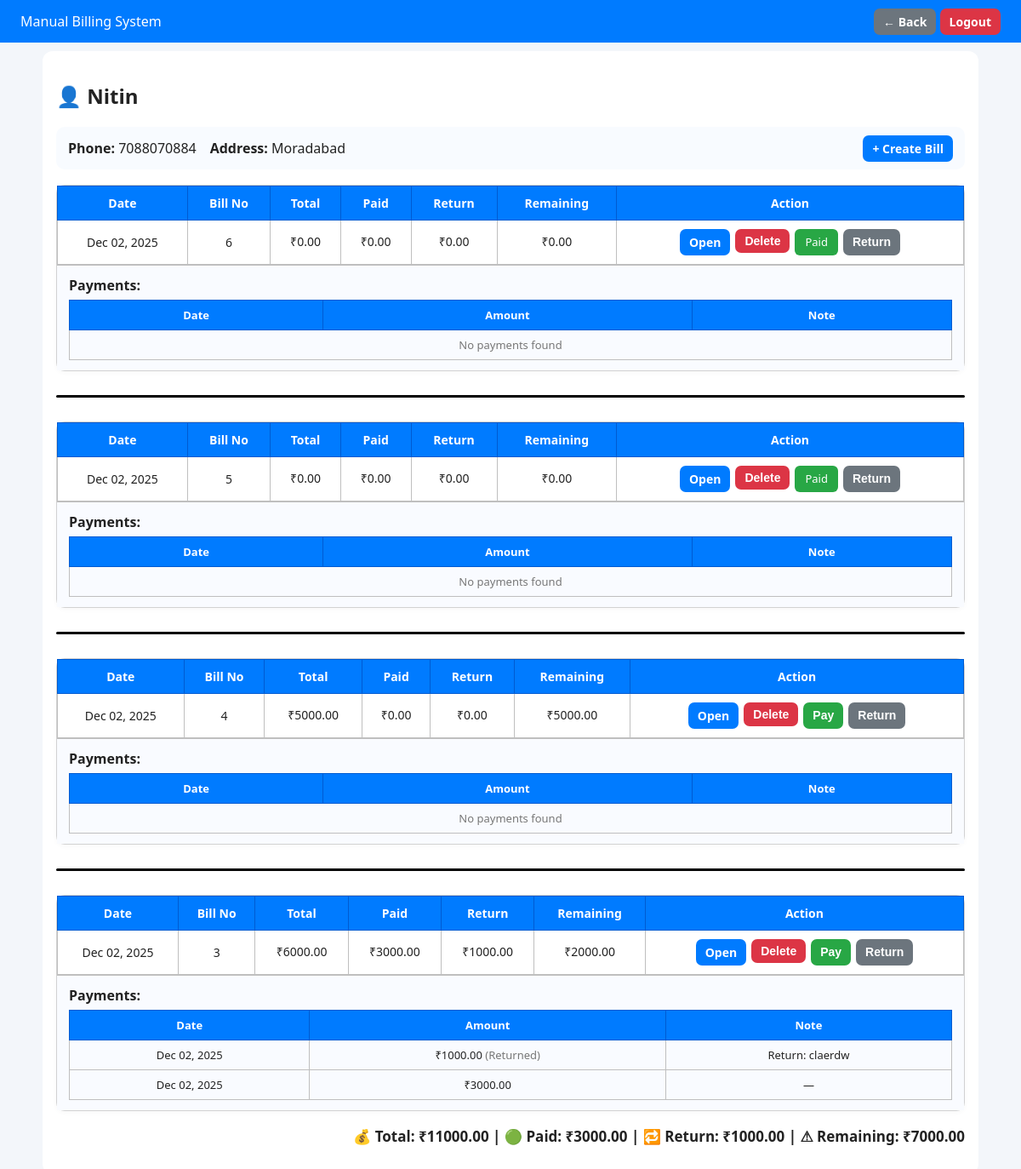
Page /customer/5/ (signed in) on the committed database.
### bills/models.py (models this page shows, shortened)
class Customer(models.Model):
    name = models.CharField(max_length=200, unique=True)
    phone = models.CharField(max_length=15, blank=True, null=True)
    address = models.TextField(blank=True, null=True)
    created_at = models.DateTimeField(auto_now_add=True)
    total_amount = models.DecimalField(max_digits=12, decimal_places=2, default=Decimal('0.00'))
    paid_amount = models.DecimalField(max_digits=12, decimal_places=2, default=Decimal('0.00'))
    remaining_amount = models.DecimalField(max_digits=12, decimal_places=2, default=Decimal('0.00'))
    class Meta:
        ordering = ['name']

class Bill(models.Model):
    customer = models.ForeignKey(Customer, on_delete=models.SET_NULL, null=True, blank=True)
    customer_name = models.CharField(max_length=255, blank=True, null=True)
    phone = models.CharField(max_length=20, blank=True, null=True)
    date = models.DateField(default=timezone.now)
    bill_no = models.IntegerField(default=1)
    packing_qty = models.IntegerField(blank=True, null=True)
    packing_rate = models.DecimalField(max_digits=10, decimal_places=2, blank=True, null=True)
    packing_reason = models.CharField(max_length=255, blank=True, null=True)
    extra_reason = models.CharField(max_length=255, blank=True, null=True)
    extra_amount = models.DecimalField(max_digits=10, decimal_places=2, default=0)
    total_amount = models.DecimalField(max_digits=12, decimal_places=2, default=0)
    paid_amount = models.DecimalField(max_digits=12, decimal_places=2, default=0)
    returned_amount = models.DecimalField(max_digits=12, decimal_places=2, default=0)
    is_paid = models.BooleanField(default=False)
    paid_date = models.DateTimeField(null=True, blank=True)
    paid_by = models.ForeignKey(settings.AUTH_USER_MODEL, null=True, blank=True, on_delete=models.SET_NULL)
    class Meta:
        ordering = ['-date', '-bill_no']

class Payment(models.Model):
    bill = models.ForeignKey(Bill, related_name='payments', on_delete=models.CASCADE)
    amount = models.DecimalField(max_digits=12, decimal_places=2)
    date = models.DateField(default=timezone.now)
    note = models.CharField(max_length=200, blank=True, null=True)

### bills/views.py (the view)
# urls.py: path('customer/<int:customer_id>/', views.customer_detail, name='customer_detail'),
@login_required
def customer_detail(request, customer_id):
    customer = get_object_or_404(Customer, id=customer_id)
    bills_qs = Bill.objects.filter(customer=customer).order_by('-date', '-bill_no')
    bills = []
    total_amt = total_paid = total_return = total_rem = Decimal('0.00')
    for b in bills_qs:
        total = Decimal(str(b.total_amount or 0))
        positive_paid = b.payments.filter(amount__gt=0).aggregate(sum=Sum("amount"))['sum'] or Decimal('0')
        returns_total = abs(b.payments.filter(amount__lt=0).aggregate(sum=Sum("amount"))['sum'] or Decimal('0'))
        remaining = max(total - positive_paid - returns_total, 0)
        b.amount_display = total
        b.paid_display = positive_paid
        b.return_display = returns_total        # 🔥 सही variable
        b.remaining_display = remaining
        bills.append(b)
        total_amt += total
        total_paid += positive_paid
        total_return += returns_total
        total_rem += remaining
    return render(request, "customer_detail.html", {
        "customer": customer,
        "bills": bills,
        "total_amount": total_amt,
        "total_paid": total_paid,
        "total_return": total_return,     # 🔥 summary में भी भेजा
        "total_remaining": total_rem,
    })

### templates/customer_detail.html (shortened to what this page needs)
<!DOCTYPE html>
<html lang="en">
<head>
</head>
<body>
<div class="navbar">
  Manual Billing System
  <div>
    <a href="{% url 'view_customers' %}" class="btn btn-secondary">← Back</a>
    <a href="{% url 'logout' %}" class="btn btn-danger">Logout</a>
  </div>
</div>
<div class="container">
<h2>👤 {{ customer.name }}</h2>
<div class="header-card">
  <div><b>Phone:</b> {{ customer.phone|default:"—" }}</div>
  <div><b>Address:</b> {{ customer.address|default:"—" }}</div>
  <div style="margin-left:auto">
    <a href="{% url 'create_bill' %}?customer={{ customer.name|urlencode }}" class="btn btn-primary">+ Create Bill</a>
  </div>
</div>
{% if bills %}
  {% for b in bills %}
  <div class="bill-card">
    <table class="bill-header-table">
      <thead>
        <tr>
          <th>Date</th>
          <th>Bill No</th>
          <th>Total</th>
          <th>Paid</th>
          <th>Return</th>
          <th>Remaining</th>
          <th>Action</th>
        </tr>
      </thead>
      <tbody>
        <tr>
          <td>{{ b.date|date:"M d, Y" }}</td>
          <td>{{ b.bill_no }}</td>
          <td>₹{{ b.amount_display|floatformat:2 }}</td>
          <td>₹{{ b.paid_display|floatformat:2 }}</td>
          <td>₹{{ b.return_display|floatformat:2 }}</td>
          <td>₹{{ b.remaining_display|floatformat:2 }}</td>
          <td>
            <div class="actions">
              <a href="{% url 'generate_bill' b.id %}" class="btn btn-primary btn-sm">Open</a>
              <form method="post" action="{% url 'delete_bill' b.id %}">
                <button class="btn btn-danger btn-sm" onclick="return confirm('Delete Bill?')">Delete</button>
              </form>
              {% if b.remaining_display > 0 %}
                <button class="btn btn-paid btn-sm" onclick="openPayModal('{{ b.id }}','{{ b.remaining_display }}','{{ b.bill_no }}')">Pay</button>
              {% else %}
                <span class="badge-paid">Paid</span>
              {% endif %}
              <button class="btn btn-secondary btn-sm" onclick="openRefundModal('{{ b.id }}','{{ b.bill_no }}','{{ b.remaining_display }}')">Return</button>
            </div>
          </td>
        </tr>
      </tbody>
    </table>
    <div class="payments-wrap">
      <div class="payments-title">Payments:</div>
      <table class="payments-table">
        <thead>
          <tr><th>Date</th><th>Amount</th><th>Note</th></tr>
        </thead>
        <tbody>
        {% for p in b.payments.all %}
          <tr>
            <td>{{ p.date|date:"M d, Y" }}</td>
            <td>
              {% if p.amount < 0 %}
                ₹{{ p.amount|floatformat:2|cut:"-" }} <span class="muted">(Returned)</span>
              {% else %}
                ₹{{ p.amount|floatformat:2 }}
              {% endif %}
            </td>
            <td>{{ p.note|default:"—" }}</td>
          </tr>
        {% empty %}
          <tr><td colspan="3" class="muted">No payments found</td></tr>
        {% endfor %}
        </tbody>
      </table>
    </div>
  </div>
  {% if not forloop.last %}
    <hr class="bill-divider">
  {% endif %}
  {% endfor %}
  <h3 style="text-align:right; font-size:17px; margin-top:12px">
    💰 Total: ₹{{ total_amount|floatformat:2 }} |
    🟢 Paid: ₹{{ total_paid|floatformat:2 }} |
    🔁 Return: ₹{{ total_return|floatformat:2 }} |
    ⚠ Remaining: ₹{{ total_remaining|floatformat:2 }}
  </h3>
{% else %}
  <p class="muted">No bills found.</p>
{% endif %}
</div>
</body>
</html>

### templates/customer_detail.html (style rules this page uses)
:root { --blue:#007bff; --danger:#dc3545; --green:#28a745; --muted:#777; --card-bg:#f8fbff; --page-bg:#f3f6fa; }
body { font-family:"Segoe UI"; background:var(--page-bg); margin:0; color:#222 }
.navbar { background:var(--blue); color:#fff; padding:14px 24px; display:flex; justify-content:space-between; align-items:center; flex-wrap:wrap }
.container { width:100%; max-width:1100px; margin:10px auto; background:#fff; border-radius:12px; padding:16px; box-sizing:border-box; }
.header-card { background:var(--card-bg); padding:14px; border-radius:10px; display:flex; gap:16px; flex-wrap:wrap; margin-bottom:18px; }
.bill-card { background:#ffffff; border-radius:10px; border:1px solid #d2d2d2; margin-bottom:18px; box-shadow:0 2px 6px rgba(0,0,0,.03); }
.bill-header-table { width:100%; border-collapse:collapse; }
.bill-header-table thead th { background:var(--blue); color:#fff; padding:10px; text-align:center; font-size:14px; border:1px solid #005bd1; }
.bill-header-table tbody td { border:1px solid #bfbfbf; padding:10px; text-align:center; font-size:14px; }
.bill-header-table tbody td:nth-child(3), .bill-header-table tbody td:nth-child(4), .bill-header-table tbody td:nth-child(5), .bill-header-table tbody td:nth-child(6) { max-width: 72px; word-break: break-word; white-space: normal; line-height: 1.25rem; }
.payments-wrap { background:#f9fbff; border-top:1px solid #bfbfbf; padding:12px 14px; }
.payments-title { font-weight:600; margin-bottom:6px; }
.payments-table { width:100%; border-collapse:collapse; font-size:13px }
.payments-table thead th { background:var(--blue); color:#fff; padding:8px; text-align:center; border:1px solid #005bd1; }
.payments-table tbody td { border:1px solid #bfbfbf; padding:8px; text-align:center; }
.btn { padding:6px 11px; border-radius:7px; text-decoration:none; font-weight:600; cursor:pointer; color:#fff; font-size:14px; border:none }
.btn-primary { background:var(--blue) }
.btn-danger { background:var(--danger) }
.btn-secondary { background:#6c757d }
.btn-paid { background:var(--green) }
.badge-paid { background:var(--green); color:#fff; padding:6px 12px; border-radius:6px; font-size:13px }
.muted { color:var(--muted) }
.actions { display:flex;gap:6px;justify-content:center;flex-wrap:wrap }
.bill-divider { border:0; height:3px; background:#000; border-radius:6px; margin:28px 0; }

### rows in the picture
Customer: name "Nitin", phone "7088070884", address "Moradabad"
Bill: date "Dec 02, 2025", bill_no "6", amount_display "0.00", paid_display "0.00", return_display "0.00", remaining_display "0.00", shows "Paid"
Bill: date "Dec 02, 2025", bill_no "5", amount_display "0.00", paid_display "0.00", return_display "0.00", remaining_display "0.00", shows "Paid"
Bill: date "Dec 02, 2025", bill_no "4", amount_display "5000.00", paid_display "0.00", return_display "0.00", remaining_display "5000.00"
Bill: date "Dec 02, 2025", bill_no "3", amount_display "6000.00", paid_display "3000.00", return_display "1000.00", remaining_display "2000.00"
Payment: date "Dec 02, 2025", amount "1000.00", note "Return: claerdw"
Payment: date "Dec 02, 2025", amount "3000.00", note "—"

### other values in the picture
{{ total_amount|floatformat:2 }} "11000.00"
{{ total_paid|floatformat:2 }} "3000.00"
{{ total_return|floatformat:2 }} "1000.00"
{{ total_remaining|floatformat:2 }} "7000.00"
